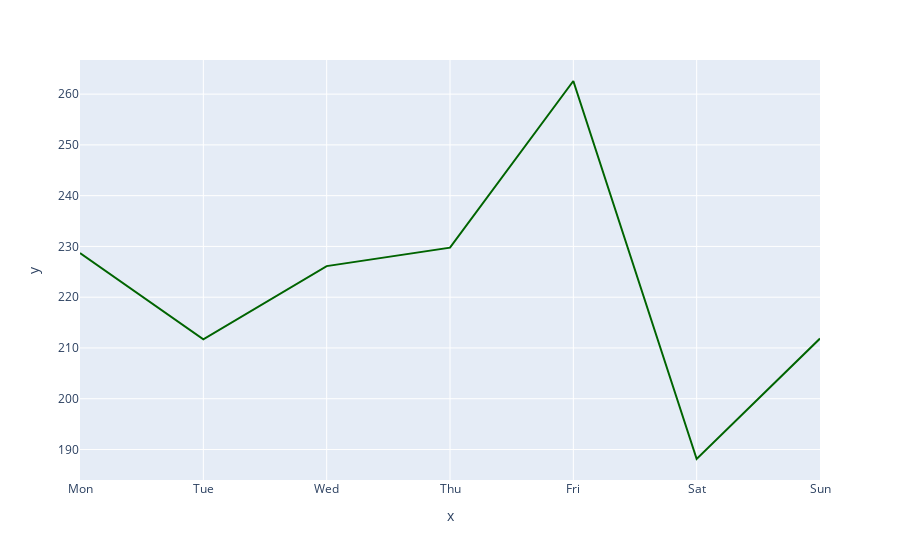

Notebook source saved alongside this figure:
### Code cell
px.line(x=list(calendar.day_abbr), y=df_v2.groupby(df_v2.index.weekday).Total.mean(), color_discrete_sequence=["darkgreen"])

### Figure 1 — Plotly figure (JSON) as saved in the notebook; plotly's stock layout.template omitted (floating-point values rounded to 4 significant figures)
{"data": [{"hovertemplate": "x=%{x}<br>y=%{y}<extra></extra>", "legendgroup": "", "line": {"color": "darkgreen", "dash": "solid"}, "mode": "lines", "name": "", "showlegend": false, "type": "scatter", "x": ["Mon", "Tue", "Wed", "Thu", "Fri", "Sat", "Sun"], "xaxis": "x", "y": [228.7, 211.7, 226.1, 229.8, 262.6, 188.1, 211.8], "yaxis": "y"}], "layout": {"legend": {"tracegroupgap": 0}, "margin": {"t": 60}, "xaxis": {"anchor": "y", "domain": [0, 1], "title": {"text": "x"}}, "yaxis": {"anchor": "x", "domain": [0, 1], "title": {"text": "y"}}}}
